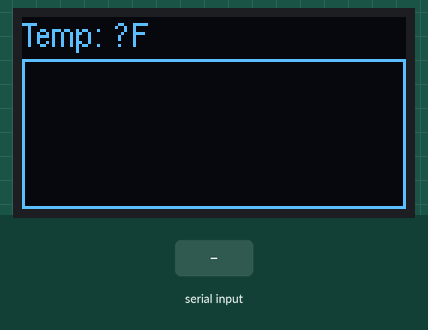
This sketch was run on a simulated Arduino Uno, built with avr-gcc and run on an emulated ATmega328P. Parts: 128×64 one-colour display. The test bench sets the inputs (shaded band).

Above: at 1.2 s.
1.3 s: "90,45\n" received over Serial
At 3.5 s:
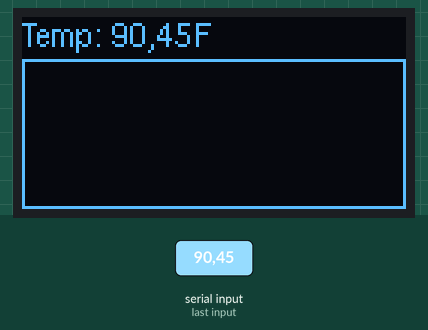
3.8 s: "5\n" received over Serial
At 5.2 s:
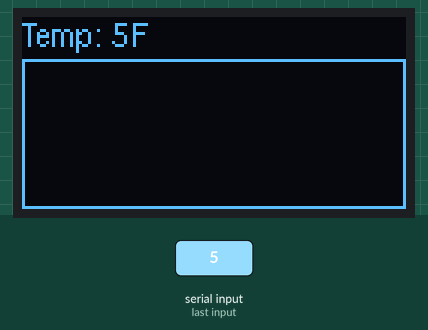
6.3 s: "?" received over Serial
At 8.2 s:
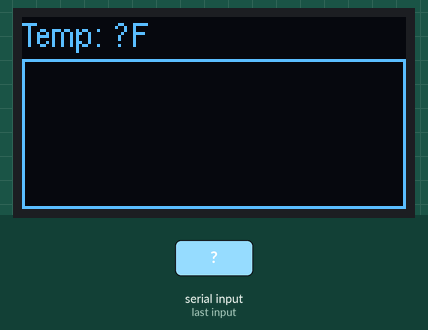
Timing chart, 0 to 9.7 s (numbered marks = the images above; inputs shaded):
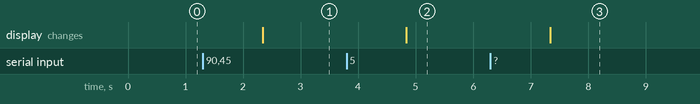

Measured:
- after the input at 1.3 s, the display: changes after 1.0 s (image 1)
- after the input at 3.8 s, the display: changes after 1.0 s (image 2)
- after the input at 6.3 s, the display: changes after 1.0 s (image 3)

The sketch:

grapher.ino
```cpp
#include <Wire.h>
#include <U8g2lib.h>
#include "Graph.h"

#define SCREEN_WIDTH 128
#define SCREEN_HEIGHT 64
#define GRAPH_HEIGHT 50
#define GRAPH_MARGIN 3
#define POINT_COUNT 17  // TODO: Why can't this be 32/33?

U8G2_SSD1306_128X64_NONAME_F_HW_I2C display(U8G2_R0, U8X8_PIN_NONE);
// TODO: Allow label definitions for the variable and the unit
Graph<float, POINT_COUNT> graph(display, SCREEN_WIDTH, SCREEN_HEIGHT, GRAPH_HEIGHT, GRAPH_MARGIN, POINT_COUNT);

void setup() {
  Serial.begin(9600);
  graph.begin();
}

void loop() {
  if (Serial.available()) {
    String rawValue = Serial.readString();
    rawValue.trim();

    graph.update(rawValue);
  }
}
```

Graph.cpp
```cpp

```

Graph.h
```cpp
#ifndef Graph_h
#define Graph_h

#include <U8g2lib.h>
#include <Arduino.h>
#include <CircularBuffer.h>

// TODO: Limit this to numeric types
// TODO: Add options for label and unit for value display
// CONSIDER: Add option for fixed yMin and yMax instead of autoscaling
// CONSIDER: Add different scroll modes
template<typename T, int N>
class Graph {
public:
  Graph(U8G2_SSD1306_128X64_NONAME_F_HW_I2C &display, int screenWidth, int screenHeight, int graphHeight, int graphMargin, int pointCount);
  void begin();
  void update(String rawValue);

private:
  int _screenWidth, _screenHeight, _graphHeight, _graphMargin, _pointCount, _pointSpacing;

  CircularBuffer<T, N> _buffer;
  U8G2_SSD1306_128X64_NONAME_F_HW_I2C &_display;

  T getY(int i, T min, T max);
  void drawLine(int i, T min, T max);
  void drawPoint(int i, T min, T max);
  void updateGraph(String rawValue);
  void updateText(String rawValue);
};

template<typename T, int N>
Graph<T, N>::Graph(U8G2_SSD1306_128X64_NONAME_F_HW_I2C &display, int screenWidth, int screenHeight, int graphHeight, int graphMargin, int pointCount)
  : _display(display), _screenWidth(screenWidth), _screenHeight(screenHeight), _graphHeight(graphHeight), _graphMargin(graphMargin), _pointCount(pointCount) {
  _pointSpacing = _screenWidth / (_pointCount - 1);
}

template<typename T, int N>
T Graph<T, N>::getY(int i, T min, T max) {
  return map(_buffer[i], min, max, _screenHeight - _graphMargin, _screenHeight - _graphHeight + _graphMargin);
}

template<typename T, int N>
void Graph<T, N>::drawLine(int i, T min, T max) {
  int xPrev = _pointSpacing * (i - 1);
  int xCurr = _pointSpacing * i;

  int yPrev = this->getY(i - 1, min, max);
  int yCurr = this->getY(i, min, max);

  _display.drawLine(xPrev, yPrev, xCurr, yCurr);
}

template<typename T, int N>
void Graph<T, N>::drawPoint(int i, T min, T max) {
  int xCurr = _pointSpacing * i;
  int yCurr = this->getY(i, min, max);

  _display.drawDisc(xCurr, yCurr, _graphMargin - 1);
}

template<typename T, int N>
void Graph<T, N>::updateText(String rawValue) {
  _display.setCursor(0, 10);
  _display.print("Temp: ");
  _display.print(rawValue.c_str());
  _display.print("F");
}

template<typename T, int N>
void Graph<T, N>::updateGraph(String rawValue) {
  _display.drawFrame(0, _screenHeight - _graphHeight, _screenWidth, _graphHeight);

  if (rawValue == "?") return;

  _buffer.append(rawValue.toFloat());

  T min = _buffer.minimum();
  T max = _buffer.maximum();

  for (int i = 0; i < _buffer.count(); i++) {
    if (i == _buffer.index() - 1 || i == _buffer.count() - 1)
      this->drawPoint(i, min, max);

    if (i != 0)
      this->drawLine(i, min, max);
  }
}

template<typename T, int N>
void Graph<T, N>::update(String rawValue) {
  _display.clearBuffer();
  this->updateText(rawValue);
  this->updateGraph(rawValue);
  _display.sendBuffer();
}

template<typename T, int N>
void Graph<T, N>::begin() {
  _display.begin();
  _display.setPowerSave(0);
  _display.setFont(u8g2_font_helvR08_tf);

  _display.clearBuffer();
  this->updateText("?");
  this->updateGraph("?");
  _display.sendBuffer();
}

#endif
```
